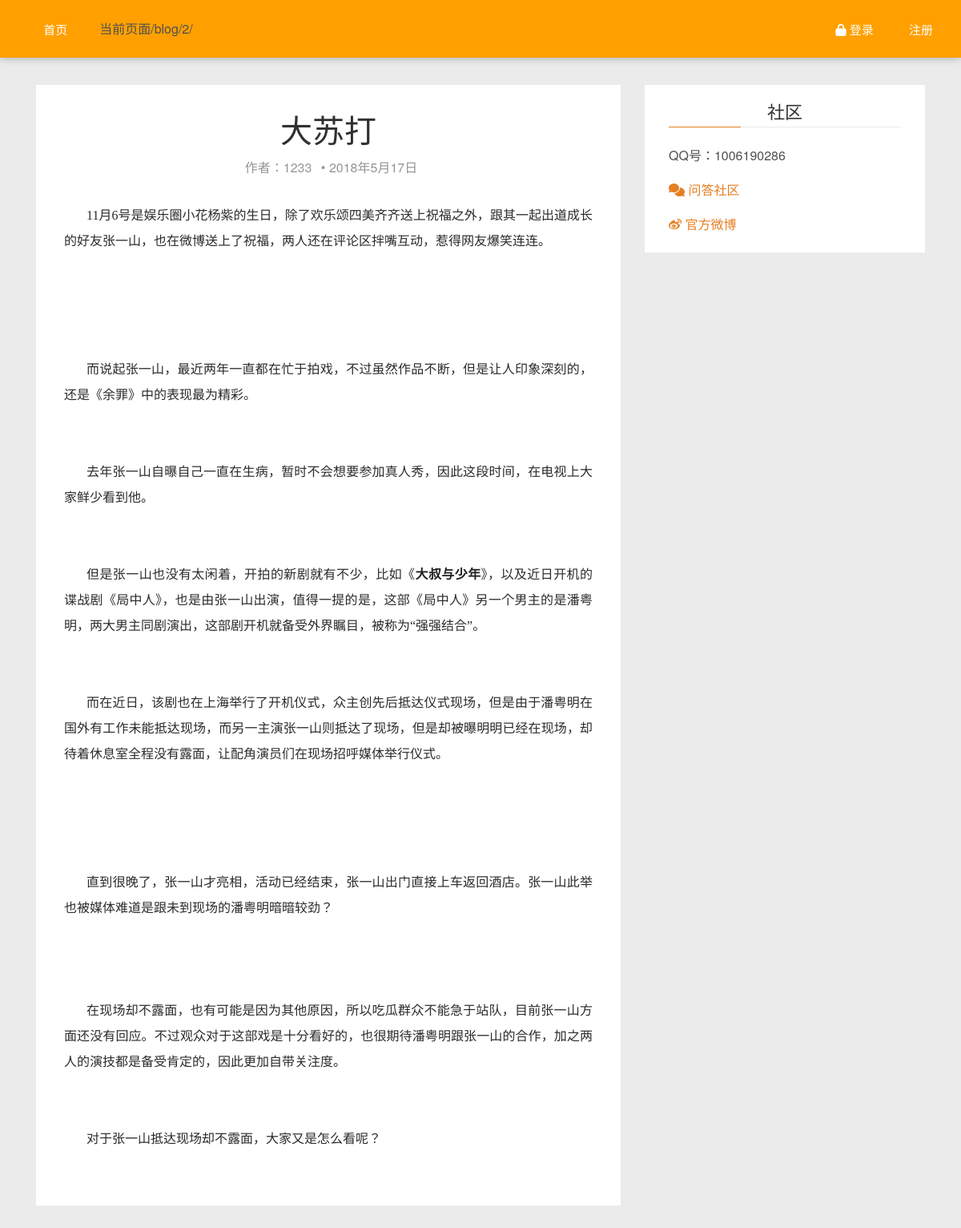
The app's page /blog/2/ with its own data.
### blog/models.py (models this page shows)
class Blog(models.Model):
    user = models.ForeignKey(User, on_delete=models.CASCADE) #博客作者
    title = models.CharField(max_length=50, unique=True)   #博客题目
    publish_time = models.DateTimeField(auto_now_add=True) #博客创建时间
    update_time = models.DateTimeField(auto_now=True) #博客更新时间
    content = HTMLField() #博客内容
    blog_id = models.IntegerField(primary_key=True, db_column='blog_id')  #博客id
    star_num = models.IntegerField(default=0) #点赞数
    reply_num = models.IntegerField(default=0) #评论数
    watch_num = models.IntegerField(default=0) #查看数
    class Meta:
        db_table = "blog"

### blog/blog_interface.py (the view)
# urls.py: path('<int:blog_id>/', blog_interface.get_blog, name="blogs"),
def get_blog(request,blog_id):
    info = Blog.objects.get(pk=blog_id)
    content = info.content.encode()
    return render(request, 'blog/blog.html', context={'info': info, 'content':content})

### blog/templates/blog/blog.html (shortened to what this page needs)
{% extends "index.html" %}
{% block content %}
    <article id='{{ info.blog_id }}' class="post">
        <div class="post-head">
            <h1 class="post-title">{{ info.title }}</h1>
            <div class="post-meta">
                <span class="author">作者：{{info.user}}</span> &bull;
                <time class="post-date" datetime="{{info.update_time}}" title="{{info.update_time}}">2018年5月17日</time>
            </div>
        </div>
        <div class="post-content">
            {% autoescape off %}
            {{ info.content }}
            {% endautoescape %}
        </div>
    </article>
{% endblock content %}

### blog/static/blog/screen.css (style rules this page uses)
html, body { color: #505050; line-height: 1.75em; background: #ebebeb; position: relative; font-family: "Helvetica Neue", Helvetica, Arial, "Hiragino Sans GB", "Hiragino Sans GB W3", "WenQuanYi Micro Hei", "Microsoft YaHei UI", "Microsoft YaHei", sans-serif; }
h1, h2, h3, h4, h5, h6 { font-weight: 400; color: #303030; }
h1 { font-size: 3em; }
.post { padding: 35px; background: #ffffff; margin-bottom: 35px; position: relative; overflow: hidden; }
.post .post-head { text-align: center; }
.post .post-head .post-title { margin: 0; font-size: 2.5em; line-height: 1em; }
.post .post-head .post-meta { color: #959595; margin: 14px 0 0px; }
.post .post-head .post-meta span { margin: 0px 7px; white-space: nowrap; }
.post .post-content { margin: 30px 0; }
.post-content { font: 400 18px/1.62 "Georgia", "Xin Gothic", "Hiragino Sans GB", "Droid Sans Fallback", "Microsoft YaHei", sans-serif; color: #444443; }
.post-content p { margin-top: 0; margin-bottom: 1.46em; }
.post-content strong, .post-content b { font-weight: 700; color: #222223; }

### records on screen
Blog: title "大苏打", user "1233", content "11月6号是娱乐圈小花杨紫的生日，除了欢乐颂四美齐齐送上祝福之外，跟其一起出道成长的好友张一山，也在微博送上了祝福，两人还在评论区拌嘴互动，惹得网友爆笑连连。 而说起张一山，最近两年一直都在忙于拍戏，不过虽然作品不断，但是让人印象深刻的，还是《余罪》中的表现最为精彩。 去年张一山自曝自己一直在生病，暂时不会想要参加真人秀，因此这段时间，在电视上大家鲜少看到他。 但是张一山也没有太闲着，开拍的新剧就有不少，比如《 大叔与少年 》，以及近日开机的谍战剧《局中人》，也是由张一山出演，值得一提的是，这部《局中人》另一个男主的是潘粤明，两大男主同剧演出，这部剧开机就备受外界瞩目，被称为“强强结合”。 而在近日，该剧也在上海举行了开机仪式，众主创先后抵达仪式现场，但是由于潘粤明在国外有工作未能抵达现场，而另一主演张一山则抵达了现场，但是却被曝明明已经在现场，却待着休息室全程没有露面，让配角演员们在现场招呼媒体举行仪式。 直到很晚了，张一山才亮相，活动已经结束，张一山出门直接上车返回酒店。张一山此举也被媒体难道是跟未到现场的潘粤明暗暗较劲？ 在现场却不露面，也有可能是因为其他原因，所以吃瓜群众不能急于站队，目前张一山方面还没有回应。不过观众对于这部戏是十分看好的，也很期待潘粤明跟张一山的合作，加之两人的演技都是备受肯定的，因此更加自带关注度。 对于张一山抵达现场却不露面，大家又是怎么看呢？"

### other values on screen
{{ request.path }} "/blog/2/"
